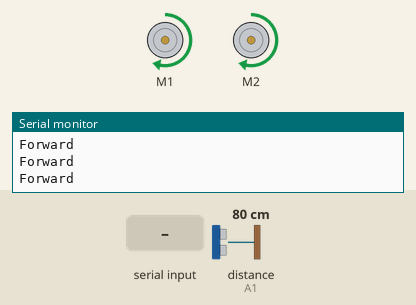
Bench run of a sketch on a simulated Arduino Uno, built with avr-gcc and run on an emulated ATmega328P. Shown: 2 × DC motor (green arrow = forward, orange = backward, longer = faster), the last lines printed to the serial monitor. The test bench sets the inputs (shaded band); at power-on: distance to the obstacle (sensor on A1) 80 cm. The echo pulse lasts 58.3 µs per cm.

Above: at 1.2 s.
1.3 s: distance to the obstacle (sensor on A1) set to 23 cm
2.8 s: distance to the obstacle (sensor on A1) set to 18 cm
At 3.2 s:
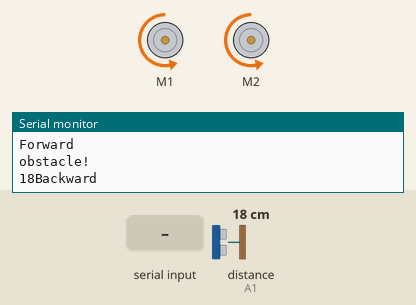
5.8 s: "U" received over the second serial link
At 6.7 s:
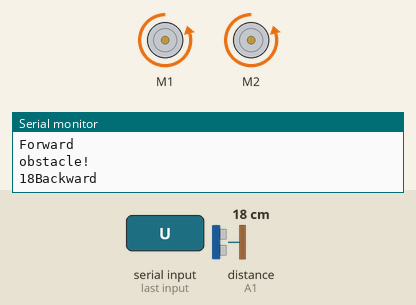
8.8 s: "L" received over the second serial link
At 9.15 s:
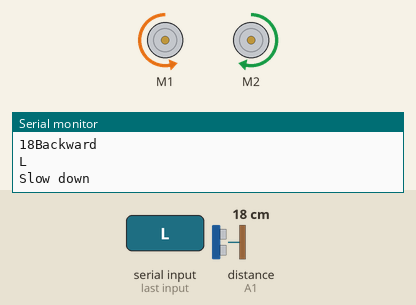
11.8 s: "u" received over the second serial link
At 11.98 s:
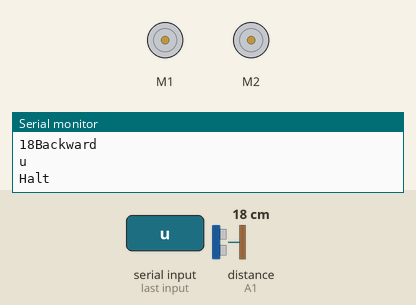
14.8 s: distance to the obstacle (sensor on A1) set to 35 cm
Timing chart, 0 to 31.5 s (numbered marks = the images above; inputs shaded):
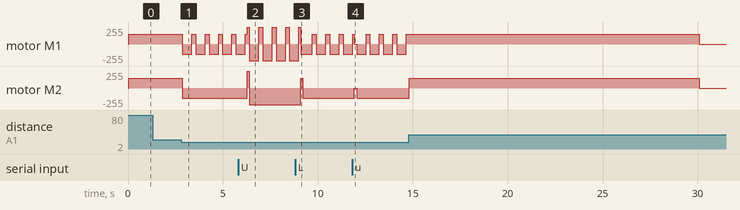

The sketch:

arduino-2wd.ino
```cpp
#include <NewPing.h>
#include <AFMotor.h>
#include <SoftwareSerial.h>

#define TRIGGER_PIN  A2
#define ECHO_PIN     A1
#define MAX_DISTANCE 20

NewPing sonar(TRIGGER_PIN, ECHO_PIN, MAX_DISTANCE);
AF_DCMotor motor1(1);
AF_DCMotor motor2(2);
SoftwareSerial BtSerial(A5, A4);
unsigned long time;
unsigned long execution = 30000;
bool maneuver = false;
bool inManagedMode = false;
char command = 'u';

void setup() {
  Serial.begin(9600);
  BtSerial.begin(9600);
  slowDown();
  halt();
}

void loop() {
  time = millis();
  // Serial.println(inManagedMode);
  if (BtSerial.available()) {
    command = BtSerial.read();
    Serial.println(command);

    if (command == 'U') {
      fullSpeed();
      forward();
    }
    if (command == 'D') {
      fullSpeed();
      backward();
    }
    if (command == 'L') {
      slowDown();
      turnLeft();
    }
    if (command == 'R') {
      slowDown();
      turnRight();
    }
    if (command == 'u' || command == 'd') {
      halt();
    }
    if (command == 'l' || command == 'r') {
      halt();
    }
    if (command == 'm') {
      switchMode();
      halt();
    }
    delay(10);
  } else if (!inManagedMode) {
    delay(50);
    unsigned int distance = sonar.ping_cm();

    if (maneuver) {
      backward();
      delay(500);
      turnRight();
      delay(100);
      maneuver = false;
    } else {
      if (distance > 0 && distance < 50) {
        Serial.println("obstacle!");
        Serial.print(distance);
        maneuver = true;
      } else {
        forward();
      }
    }
  }
  if (time >= execution) {
    halt();
  }
}

void slowDown() {
  Serial.println("Slow down");
  motor1.setSpeed(150);
  motor2.setSpeed(150);
}

void fullSpeed() {
  Serial.println("Full speed");
  motor1.setSpeed(250);
  motor2.setSpeed(250);
}

void halt() {
  Serial.println("Halt");
  motor1.run(RELEASE);
  motor2.run(RELEASE);
}

void forward() {
  Serial.println("Forward");
  motor1.run(FORWARD);
  motor2.run(FORWARD);
}

void backward() {
  Serial.println("Backward");
  motor1.run(BACKWARD);
  motor2.run(BACKWARD);
}

void turnLeft() {
  motor1.run(BACKWARD);
  motor2.run(FORWARD);
}

void turnRight() {
  motor1.run(FORWARD);
  motor2.run(BACKWARD);
}

void switchMode() {
  if (inManagedMode) {
    inManagedMode = false;
    fullSpeed();
  } else {
    inManagedMode = true;
    // halt();
  }
  Serial.println(inManagedMode);
}
```

Measured:
- the behaviour switches between 21 and 20 cm on distance to the obstacle (sensor on A1) (found by bisection; images 0 and 1)
- after the input at 2.8 s, motor M1: alternates forward 150/255 for 0.20 s and backward 150/255 for 0.50 s, starting after 0.06 s; motor M2: forward 150/255 → backward 150/255 after 0.06 s
- after the input at 5.8 s, motor M2: backward 150/255 → forward 250/255 after 0.48 s, → backward 250/255 0.11 s later
- after the input at 8.8 s, motor M2: backward 250/255 → forward 150/255 after 0.30 s, → backward 150/255 0.11 s later
- after the input at 11.8 s, motor M2: backward 150/255 → stopped after 0.13 s, → backward 150/255 0.11 s later
